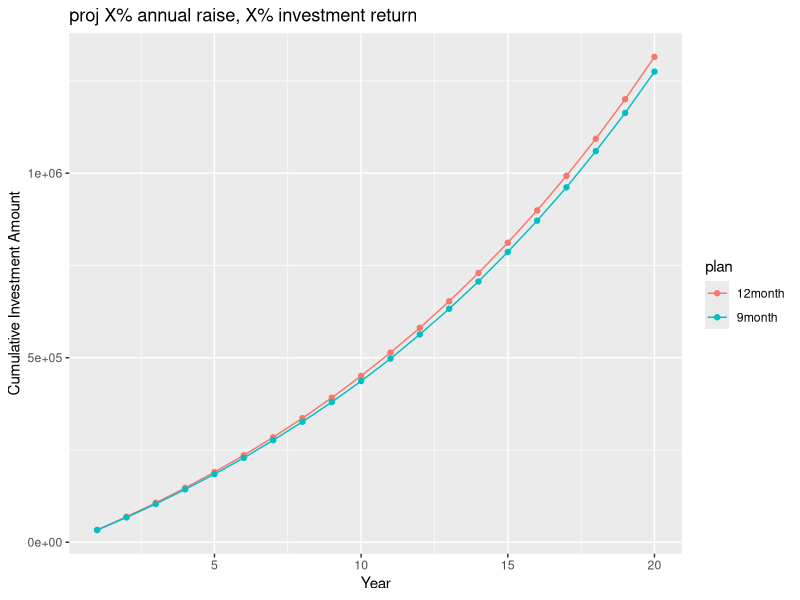
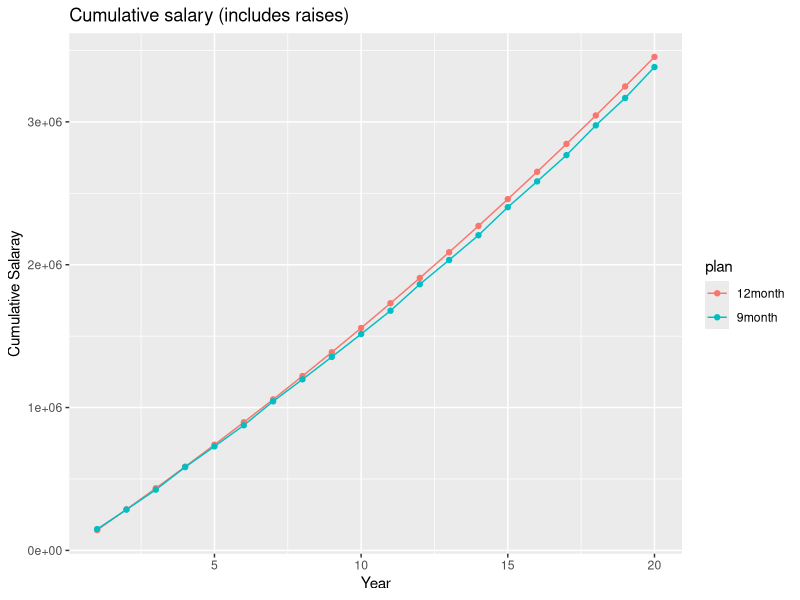

Recreate these plots in R, in order.
library(tidyverse)

rm(list = ls())

####################
#### STARTING POINT
####################
Sal.init.12=134000 #initial salary
annual.raise=2 #percent annual raise, estimated

############################################
# Adjustments if switching to 9 mo appt.
############################################
salary.reduction=0 #percent decrease in 12 mo salary if accepting 9 mo appt

raise.yr1.9mo=0 #percent raise in yr 1 if moving to 9 mo
raise.yr2.9mo=0 #percent raise in yr 2 if moving to 9 mo
raise.yr3.9mo=0 #or annual.raise #percent raise in yr 3 if moving to 9 mo. [originally had us going no-raise for 3 yrs]

# If you move to a 9 month appointment, you can try to get summer salary. 
# Here you can modify how many months of salary you get from grants in yrs 1-3 after switching
salary.grant.months.yr1=0 #9 mo only
salary.grant.months.yr2=1 #9 mo only
salary.grant.months.yr3=1 #9 mo only

#Your new 9 mo base salary 
Sal.1.9=Sal.init.12*(1+raise.yr1.9mo/100)*(1-(salary.reduction)/100) 
Sal.2.9=Sal.1.9*(1+raise.yr2.9mo/100)
Sal.3.9=Sal.2.9*(1+raise.yr3.9mo/100)

#new 9 month salary + summer any summer salary you get (calculated as 1/9 of base salary)
###QUESTION: should this be based on old 12 month salary or the new 9 month salary after any salary reductions?
###QUESTION: should summer salary be based on original salary or new 9 month salary????
Sal.1.9.with.summer=Sal.1.9+(Sal.init.12/9*salary.grant.months.yr1) # OR SHOULD YOU USE THE ORIGINAL 12 MONTH SALARY? 
Sal.2.9.with.summer=Sal.2.9+(Sal.1.9/9*salary.grant.months.yr2) 
Sal.3.9.with.summer=Sal.3.9+(Sal.2.9/9*salary.grant.months.yr3) 

################################
# FOR INVESTMENT PROJECTIONS
################################
annual.rate=8 #annual percent interest rate of investments (estimate)
years_to_project<-20  #for projections of future salary
prob=0.25 #prob of having summer salary in years 4-24
actual_summer_salary_funded<-1 #how many months of summer salary are you tryying to get each summer in the projections () 





######################################################################################
## STAY AT 12 MONTH APPOINBTMENT: Salary and investments after 1st 3 years
######################################################################################

# DO NOT CHANGE THIS!
rate=annual.rate/12 #we are compounfing monthly so divide annual rate by 12
n=12 # no of months projecting we are doing this we are doing 3 annual projections to see amount after 36 months 

# Total investment at the end of 36 mos (principal + Interest): retain 12 month salary & raises
# YEAR 1
Sal.1.12=Sal.init.12*(1+annual.raise/100)
P1.12=(Sal.1.12/12)*0.0514 #amount of monthly deposit = monthly salary * percent placed in investment account

# This code creates a vector, prin with the principle at the beginning of each period, 
# and then a vector int containing the interest earned in that period. 
prin1.12 <- P1.12 * (1+rate/100)^(0:(n-1))
int1.12  <- prin1.12 * rate/100
totalInt.1.12 <- sum(int1.12)
Invest.proj.1.12<-totalInt.1.12+sum(prin1.12)

# YEAR 2
Sal.2.12=Sal.1.12*(1+annual.raise/100)
P2.12=(Sal.2.12/12)*0.0514 #amount of monthly deposit = monthly salary * percent placed in investment account

prin2.12 <- (P2.12) * (1+rate/100)^(0:(n-1))
int2.12  <- prin2.12 * rate/100
totalInt.2.12 <- sum(int2.12)

carry.forward.2.12<-Invest.proj.1.12*(1+rate/100)^(0:(n-1))
carry.forward.2.12<-carry.forward.2.12[12]
Invest.proj.2.12<-sum(prin2.12)+totalInt.2.12+carry.forward.2.12

# YEAR 3
Sal.3.12=Sal.2.12*(1+annual.raise/100)
P3.12=(Sal.2.12/12)*0.0514 #amount of monthly deposit = monthly salary * percent placed in investment account

prin3.12 <- (P3.12) * (1+rate/100)^(0:(n-1))
int3.12  <- prin3.12 * rate/100
totalInt.3.12 <- sum(int3.12)

carry.forward.3.12<-Invest.proj.2.12*(1+rate/100)^(0:(n-1))
carry.forward.3.12<-carry.forward.3.12[12]
Invest.proj.3.12<-sum(prin3.12)+totalInt.3.12+carry.forward.3.12

# TOTAL after 36 months
Invest.proj.3.12

######################################################################################
## SWITCH TO A 9 MONTH  APPOINBTMENT: Salary and investments after 1st 3 years
######################################################################################

# Total investment at the end of 36 mos (principal + Interest): 9 month salary with raises

# YEAR 1
#amount of monthly deposit = monthly salary * percent placed in investment account
P1.9=(Sal.1.9/12)*0.0514 

# This code creates a vector, prin with the principle at the beginning of each period, 
# and then a vector int containing the interest earned in that period. 
prin1.9 <- P1.9 * (1+rate/100)^(0:(n-1))
int1.9  <- prin1.9 * rate/100
totalInt.1.9 <- sum(int1.9)

Invest.proj.1.9<-sum(prin1.9)+totalInt.1.9
Invest.proj.1.9

# YEAR 2
#amount of monthly deposit = monthly salary * percent placed in investment account
P2.9=(Sal.2.9/12)*0.0514 
# This code creates a vector, prin with the principle at the beginning of each period, 
# and then a vector int containing the interest earned in that period. 
prin2.9 <- (P2.9) * (1+rate/100)^(0:(n-1))
int2.9  <- prin2.9 * rate/100
totalInt.2.9 <- sum(int2.9)

carry.forward.2.9<-Invest.proj.1.9*(1+rate/100)^(0:(n-1))
carry.forward.2.9<-carry.forward.2.9[12]
Invest.proj.2.9<-sum(prin2.9)+totalInt.2.9+carry.forward.2.9
Invest.proj.2.9

# YEAR 3
#amount of monthly deposit = monthly salary * percent placed in investment account
P3.9=(Sal.3.9/12)*0.0514 
# This code creates a vector, prin with the principle at the beginning of each period, 
# and then a vector int containing the interest earned in that period. 
prin3.9 <- (P3.9) * (1+rate/100)^(0:(n-1))
int3.9<- prin3.9 * rate/100
totalInt.3.9 <- sum(int3.9)

carry.forward.3.9<-Invest.proj.2.9*(1+rate/100)^(0:(n-1))
carry.forward.3.9<-carry.forward.3.9[12]
Invest.proj.3.9<-sum(prin3.9)+totalInt.3.9+carry.forward.3.9


######################################################################################
## SUMMARY OF SALARY AND INVESTMENT after 1st 3 years
######################################################################################
# 12 Month
Invest.proj.3.12 #retirement investment after 3 years on 12 mo appt
Sal.3.12 #salary at end of 3 years on 12 mo appt
# 9 Month
Invest.proj.3.9 #retirement investment after 3 years on 9 mo appt
Sal.3.9 #salary at end of 3 years on 9 mo appt


######################################################################################
## NOW PROJECT 20 YEARS INTO THE FUTURE AFTER THE INITIAL 3 YERAS PASS: STAY 12 MO
######################################################################################
Base_Salary<-Sal.3.12
carry.forward<-Invest.proj.3.12

investment_return <- function(x,y,z) {
  data<-as.data.frame(seq(1:years_to_project))
  data$salary<-NA
  # data$carry.forward<-NA
  # data$totalInt.proj<-NA
  data$Invest.proj<-NA
  data$InvestmentReturn<-NA
  data$summer_salary<-NA
  data$total_salary<-NA
  data$InvestmentReturn_cumulative<-NA
  
  for (i in 1:z) {
    
    
    summer_salary<-Base_Salary/12*rbinom(length(prob), size = 1, prob=0) #QUESTION THIS SHOULD BE 9 or 12??!!!
    actual_summer_salary_funded<-0 #You can calibrate how much you get (i.e., ask for 50% of salary or 100% of salary, etc.)
    total_salary<-Base_Salary+(summer_salary*actual_summer_salary_funded)
    data$total_salary[i]<-total_salary
    Projections=((total_salary)/12)*0.0514 #amount of monthly deposit = monthly salary * percent placed in investment account
    prin.proj <- Projections*(1+rate/100)^(0:(n-1))
    
    carry.forward<-carry.forward*(1+rate/100)^(0:(n-1))
    carry.forward<-carry.forward[12]
    int.proj  <- prin.proj * rate/100
    totalInt.proj <- sum(int.proj)
    Invest.proj<-sum(prin.proj)+carry.forward+totalInt.proj #Principal+Interest
    data$Invest.proj[i]<-Invest.proj
    data$year[i]
    data$salary[i]<-Base_Salary
    data$summer_salary[i]<-summer_salary
    # data$carry.forward[i]<-carry.forward
    # data$totalInt.proj[i]<-totalInt.proj
    data$InvestmentReturn[i]<-Invest.proj
    Base_Salary<-Base_Salary*(1+annual.raise/100)
    next
  }
  data[,"InvestmentReturn_cumulative"] <- cumsum(data$InvestmentReturn)
  data[,"BaseSalary_cumulative"] <- cumsum(data$salary)
  data[,"TotalSalary_cumulative"] <- cumsum(data$total_salary)
  data[,"plan"] <- "12month"
  # ReturnList <- list("Projected.Investment.Return" = Invest.proj, "Salary" = Base_Salary.end.yr3)
  return(data)
  # return(ReturnList)
  
}
projections.12mos<-investment_return(Base_Salary,carry.forward,years_to_project)
projections.12mos



######################################################################################
## NOW PROJECT 20 YEARS INTO THE FUTURE AFTER THE INITIAL 3 YERAS PASS: SWITCH TO 9 MO
######################################################################################

Base_Salary<-Sal.3.9   #WHAT SHOULD YOU CONSIDER BASE SALARY FOR 9 mos WHEN SIMULATING FORWARD?  
carry.forward<-Invest.proj.3.9

investment_return <- function(x,y,z) {
  data<-as.data.frame(seq(1:years_to_project))
  data$salary<-NA
  # data$carry.forward<-NA
  # data$totalInt.proj<-NA
  data$Invest.proj<-NA
  data$InvestmentReturn<-NA
  data$summer_salary<-NA
  data$total_salary<-NA
  data$InvestmentReturn_cumulative<-NA
  
  for (i in 1:z) {
    
    
    summer_salary<-Base_Salary/9*rbinom(length(prob), size = 1, prob=prob) #QUESTION THIS SHOULD BE 9 or 12??!!!
    total_salary<-Base_Salary+(summer_salary*actual_summer_salary_funded)
    data$total_salary[i]<-total_salary
    Projections=((total_salary)/12)*0.0514 #amount of monthly deposit = monthly salary * percent placed in investment account
    prin.proj <- Projections*(1+rate/100)^(0:(n-1))
    
    carry.forward<-carry.forward*(1+rate/100)^(0:(n-1))
    carry.forward<-carry.forward[12]
    int.proj  <- prin.proj * rate/100
    totalInt.proj <- sum(int.proj)
    Invest.proj<-sum(prin.proj)+carry.forward+totalInt.proj #Principal+Interest
    data$Invest.proj[i]<-Invest.proj
    data$year[i]
    data$salary[i]<-Base_Salary
    data$summer_salary[i]<-summer_salary
    # data$carry.forward[i]<-carry.forward
    # data$totalInt.proj[i]<-totalInt.proj
    data$InvestmentReturn[i]<-Invest.proj
    Base_Salary<-Base_Salary*(1+annual.raise/100)
    next
  }
  data[,"InvestmentReturn_cumulative"] <- cumsum(data$InvestmentReturn)
  data[,"BaseSalary_cumulative"] <- cumsum(data$salary)
  data[,"TotalSalary_cumulative"] <- cumsum(data$total_salary)
  data[,"plan"] <- "9month"
  # ReturnList <- list("Projected.Investment.Return" = Invest.proj, "Salary" = Base_Salary.end.yr3)
  return(data)
  # return(ReturnList)
  
}
projections.9mos<-investment_return(Base_Salary,carry.forward,years_to_project)
projections.9mos



######################################################################################
## VISUALIZATION YRS 4-24
######################################################################################

DATA<-bind_rows(projections.12mos,projections.9mos)
DATA<-DATA %>% rename("year"="seq(1:years_to_project)")
DATA$plan<-as.factor(DATA$plan)
str(DATA)

# CUMULATIVE INVESTMNET TOTAL OVER TIME

plot.proj.invest<-ggplot(data=DATA, aes(x=year, y=(InvestmentReturn_cumulative), group=plan,colour=plan)) +
  geom_line() +
  geom_point() +
  ylab("Cumulative Investment Amount") + xlab("Year") +
  ggtitle("proj X% annual raise, X% investment return")
plot.proj.invest

# CUMULATIVE SALARY TOTAL OVER TIME

plot.proj.cum.sal<-ggplot(data=DATA, aes(x=year, y=(TotalSalary_cumulative), group=plan,colour=plan)) +
  geom_line() +
  geom_point() +
  ylab("Cumulative Salaray") + xlab("Year") +
  ggtitle("Cumulative salary (includes raises)")
plot.proj.cum.sal


######################################################################################
## IS T WORTH IT? NET DIFF IN $
######################################################################################

# stay 12: DIFF IN CUMULATIVE SALARY  
sal.diff.cum<-projections.12mos$TotalSalary_cumulative[years_to_project]-projections.9mos$TotalSalary_cumulative[years_to_project]

# stay 12: DIFF IN CUMULATIVE INVEST  
inv.diff.cum<-projections.12mos$InvestmentReturn_cumulative[years_to_project]-projections.9mos$InvestmentReturn_cumulative[years_to_project]


# Net if stay 12
net.diff.cum<-sal.diff.cum+inv.diff.cum
net.diff.cum #NEGATIVE VALUES INDICATE "COST" ($ LOSS) OF STAYING AS 12 MONTH
